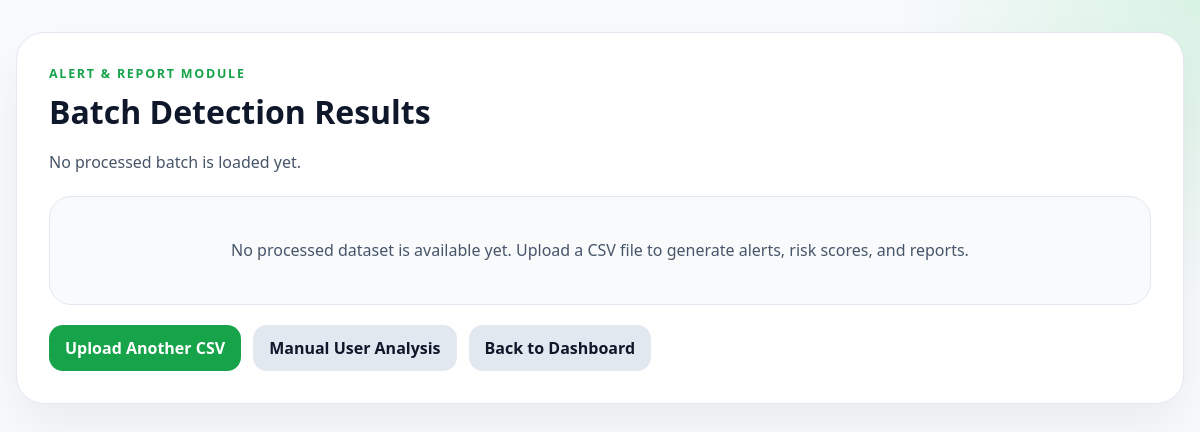
Before: /results (signed in) with the older database file.
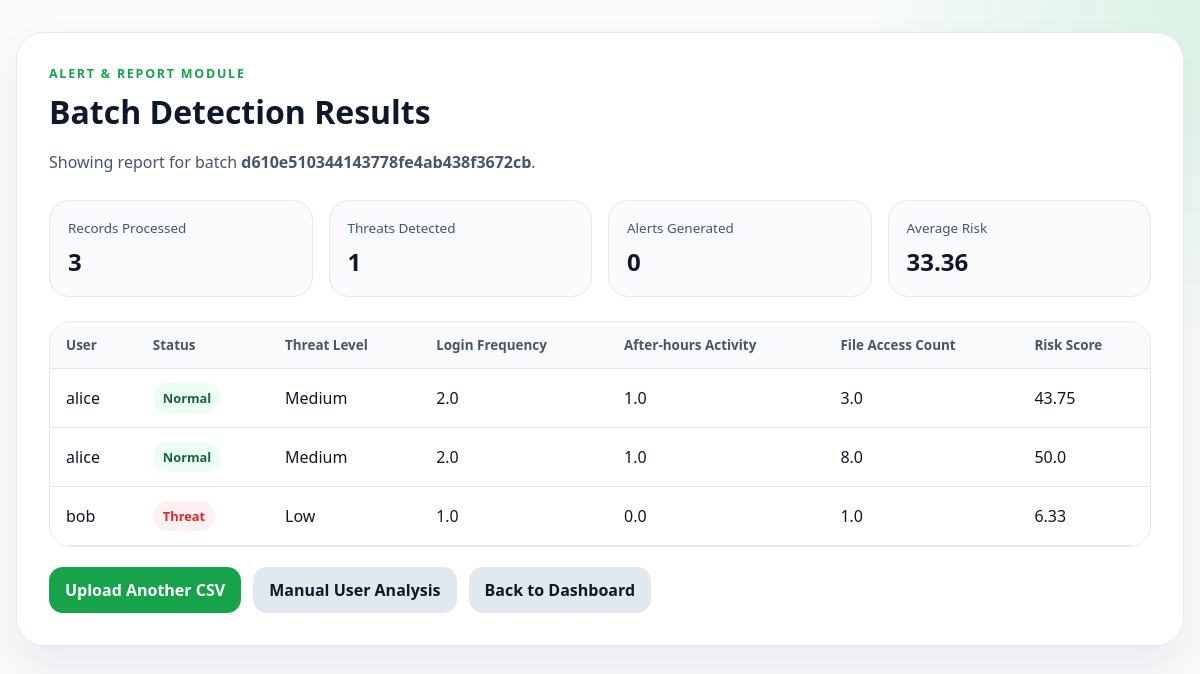
After: the same page with the newer database file.
### models/log.py (models this page shows, shortened)
class Log(db.Model):
    __tablename__ = "logs"
    id = db.Column(db.Integer, primary_key=True)
    batch_id = db.Column(db.String(64), nullable=False, index=True)
    user_id = db.Column(db.Integer, db.ForeignKey("users.id"), nullable=False, index=True)
    event_timestamp = db.Column(db.DateTime, nullable=True, index=True)
    login_frequency = db.Column(db.Float, nullable=False, default=0.0)
    after_hours_activity = db.Column(db.Float, nullable=False, default=0.0)
    file_access_count = db.Column(db.Float, nullable=False, default=0.0)
    anomaly_flag = db.Column(db.Boolean, nullable=False, default=False)
    threat_level = db.Column(db.String(20), nullable=False, default="low")
    source_filename = db.Column(db.String(255), nullable=True)
    raw_record = db.Column(db.JSON, nullable=False)
    created_at = db.Column(db.DateTime, nullable=False, server_default=func.now())
    user = db.relationship("User", back_populates="logs")
    risk_score = db.relationship("RiskScore", back_populates="log", uselist=False, cascade="all, delete-orphan")
    alerts = db.relationship("Alert", back_populates="log", lazy=True, cascade="all, delete-orphan")

### models/user.py (models this page shows, shortened)
class User(db.Model):
    __tablename__ = "users"
    id = db.Column(db.Integer, primary_key=True)
    username = db.Column(db.String(80), unique=True, nullable=False, index=True)
    email = db.Column(db.String(120), unique=True, nullable=False, index=True)
    password_hash = db.Column(db.String(255), nullable=False)
    role = db.Column(db.String(50), nullable=False, default="analyst")
    created_at = db.Column(db.DateTime, nullable=False, server_default=func.now())
    logs = db.relationship("Log", back_populates="user", lazy=True)

### app.py (the view)
    @app.route("/results", methods=["GET"])
    @_login_required
    def results():
        batch_id = request.args.get("batch_id")
        if not batch_id:
            batch_id, _ = _latest_batch_logs()
        if not batch_id:
            return render_template("results.html", summary=None, rows=[], batch_id=None)
        logs = (
            Log.query.filter_by(batch_id=batch_id)
            .order_by(Log.id.asc())
            .all()
        )
        rows = [_serialize_result_row(log) for log in logs]
        summary = {
            "Records Processed": len(rows),
            "Threats Detected": sum(1 for log in logs if log.anomaly_flag),
            "Alerts Generated": sum(1 for log in logs if log.risk_score and log.risk_score.score >= ALERT_THRESHOLD),
            "Average Risk": round(
                sum(log.risk_score.score for log in logs if log.risk_score) / max(len(rows), 1),
                2,
            ),
        }
        return render_template("results.html", summary=summary, rows=rows, batch_id=batch_id)

### app.py (called while the page is built)
def _current_user():
    user_id = session.get("user_id")
    if not user_id:
        return None
    return db.session.get(User, user_id)

def _login_required(view):
    @wraps(view)
    def wrapped_view(*args, **kwargs):
        if _current_user() is None:
            flash("Please sign in to continue.", "error")
            return redirect(url_for("login_page"))
        return view(*args, **kwargs)
    return wrapped_view

def _serialize_result_row(log: Log) -> dict:
    user = log.user.username if log.user else str(log.user_id)
    score = log.risk_score.score if log.risk_score else 0.0
    return {
        "user": user,
        "login_frequency": round(float(log.login_frequency), 2),
        "after_hours_activity": round(float(log.after_hours_activity), 2),
        "file_access_count": round(float(log.file_access_count), 2),
        "threat_level": str(log.threat_level).title(),
        "risk_score": round(float(score), 2),
        "status": "Threat" if log.anomaly_flag else "Normal",
    }

def _latest_batch_logs():
    latest_log = Log.query.order_by(Log.created_at.desc(), Log.id.desc()).first()
    if latest_log is None:
        return None, []
    batch_logs = (
        Log.query.filter_by(batch_id=latest_log.batch_id)
        .order_by(Log.id.asc())
        .all()
    )
    return latest_log.batch_id, batch_logs

### templates/results.html (shortened to what this page needs)
<!DOCTYPE html>
<html lang="en">
<head>
</head>
<body>
    <div class="container">
        <div class="eyebrow">Alert & Report Module</div>
        <h2>Batch Detection Results</h2>
        <p>{% if batch_id %}Showing report for batch <strong>{{ batch_id }}</strong>.{% else %}No processed batch is loaded yet.{% endif %}</p>
        {% if rows %}
        <div class="summary">
            {% for label, count in summary.items() %}
            <div class="pill">
                <span>{{ label }}</span>
                <strong>{{ count }}</strong>
            </div>
            {% endfor %}
        </div>
        <div class="table-wrap">
            <table>
                <thead>
                    <tr>
                        <th>User</th>
                        <th>Status</th>
                        <th>Threat Level</th>
                        <th>Login Frequency</th>
                        <th>After-hours Activity</th>
                        <th>File Access Count</th>
                        <th>Risk Score</th>
                    </tr>
                </thead>
                <tbody>
                    {% for row in rows %}
                    <tr>
                        <td>{{ row.user }}</td>
                        <td><span class="tag {{ 'threat' if row.status == 'Threat' else 'normal' }}">{{ row.status }}</span></td>
                        <td>{{ row.threat_level }}</td>
                        <td>{{ row.login_frequency }}</td>
                        <td>{{ row.after_hours_activity }}</td>
                        <td>{{ row.file_access_count }}</td>
                        <td>{{ row.risk_score }}</td>
                    </tr>
                    {% endfor %}
                </tbody>
            </table>
        </div>
        {% else %}
        <div class="empty">
            <p>No processed dataset is available yet. Upload a CSV file to generate alerts, risk scores, and reports.</p>
        </div>
        {% endif %}
        <div class="actions">
            <a class="primary" href="{{ url_for('upload') }}">Upload Another CSV</a>
            <a href="{{ url_for('detect_view') }}">Manual User Analysis</a>
            <a href="{{ url_for('dashboard') }}">Back to Dashboard</a>
        </div>
    </div>
</body>
</html>

### templates/results.html (style rules this page uses)
:root { --green: #16a34a; --green-dark: #166534; --slate: #475569; --bg: #f8fafc; --panel: #ffffff; --border: #cbd5e1; --danger-bg: #fff1f2; --danger-text: #dc2626; --safe-bg: #ecfdf3; --safe-text: #166534; }
* { box-sizing: border-box; font-family: "Segoe UI", sans-serif; }
body { margin: 0; background: radial-gradient(circle at top right, rgba(34, 197, 94, 0.15), transparent 24%), var(--bg); color: #0f172a; padding: 32px 16px; }
.container { max-width: 1180px; margin: 0 auto; background: var(--panel); border-radius: 28px; padding: 32px; border: 1px solid #e2e8f0; box-shadow: 0 24px 50px rgba(15, 23, 42, 0.06); }
.eyebrow { color: var(--green); text-transform: uppercase; letter-spacing: 0.14em; font-size: 0.78rem; font-weight: 700; margin-bottom: 8px; }
h2 { margin: 0 0 8px; font-size: 2rem; }
p { color: var(--slate); line-height: 1.7; }
.summary { display: grid; grid-template-columns: repeat(4, minmax(0, 1fr)); gap: 16px; margin: 24px 0; }
.pill { padding: 18px; border-radius: 20px; background: #f8fafc; border: 1px solid #e2e8f0; }
.pill span { display: block; color: var(--slate); font-size: 0.84rem; margin-bottom: 8px; }
.pill strong { font-size: 1.5rem; }
.table-wrap { overflow-x: auto; border: 1px solid #e2e8f0; border-radius: 22px; }
table { width: 100%; border-collapse: collapse; background: #fff; }
th, td { padding: 14px 16px; text-align: left; border-bottom: 1px solid #e2e8f0; }
th { background: #f8fafc; color: var(--slate); font-size: 0.84rem; }
.tag { display: inline-block; padding: 6px 10px; border-radius: 999px; font-size: 0.8rem; font-weight: 700; }
.tag.threat { background: var(--danger-bg); color: var(--danger-text); }
.tag.normal { background: var(--safe-bg); color: var(--safe-text); }
.actions { display: flex; gap: 12px; flex-wrap: wrap; margin-top: 20px; }
a { display: inline-flex; align-items: center; justify-content: center; padding: 12px 16px; border-radius: 14px; text-decoration: none; background: #e2e8f0; color: #0f172a; font-weight: 700; }
a.primary { background: var(--green); color: #fff; }

Changed rows visible on the page:
added Log: batch "d610e510344143778fe4ab438f3672cb"
added User: user "alice", status "Normal", threat_level "Medium", login_frequency "2.0", after_hours_activity "1.0", file_access_count "3.0", risk_score "43.75", file_access_count "8.0", risk_score "50.0"
added User: user "bob", status "Threat", threat_level "Low", login_frequency "1.0", after_hours_activity "0.0", file_access_count "1.0", risk_score "6.33"
Other visible differences:
text no longer shown: "No processed batch is loaded yet. No processed dataset is available yet. Upload a CSV file to generate alerts, risk scores, and reports."
text now shown: "Showing report for batch . User Status Threat Level Login Frequency After-hours Activity File Access Count Risk Score"
new list line: "Records Processed 3"
new list line: "Threats Detected 1"
new list line: "Alerts Generated 0"
new list line: "Average Risk 33.36"
